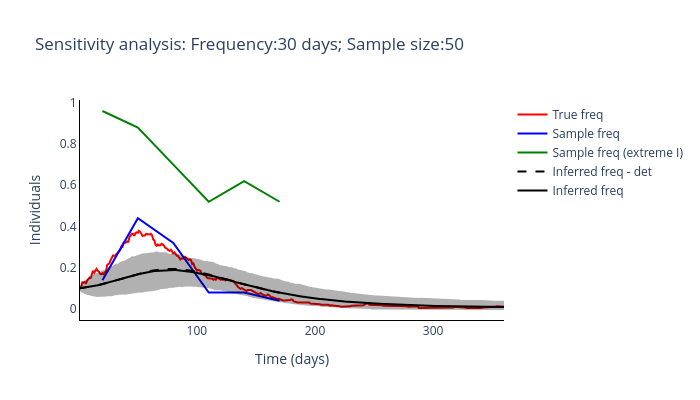

Notebook code cell kept with this figure:
### Code cell
routine_run(freq_samplying_range[5], sample_size_range[3])

### Figure 1 — Plotly figure (JSON) as saved in the notebook; plotly's stock layout.template omitted (floating-point values rounded to 4 significant figures; data arrays with more than 128 entries replaced by an {"elided": "..."} marker saying what was removed)
{"data": [{"line": {"color": "red"}, "mode": "lines", "name": "True freq", "type": "scatter", "x": {"elided": "360 int values"}, "y": {"elided": "360 float values"}}, {"line": {"color": "blue"}, "mode": "lines", "name": "Sample freq", "type": "scatter", "x": [20, 50, 80, 110, 140, 170], "y": [0.14, 0.44, 0.32, 0.08, 0.08, 0.04]}, {"line": {"color": "green"}, "mode": "lines", "name": "Sample freq (extreme I)", "type": "scatter", "x": [20, 50, 80, 110, 140, 170], "y": [0.96, 0.88, 0.7, 0.52, 0.62, 0.52]}, {"line": {"color": "black", "dash": "dash"}, "mode": "lines", "name": "Inferred freq - det", "type": "scatter", "x": {"elided": "360 int values"}, "y": {"elided": "170 float values"}}, {"line": {"color": "black"}, "mode": "lines", "name": "Inferred freq", "type": "scatter", "x": {"elided": "360 int values"}, "y": {"elided": "360 float values"}}, {"fill": "toself", "fillcolor": "black", "line": {"color": "black"}, "mode": "lines", "name": "Inferred freq", "opacity": 0.3, "showlegend": false, "type": "scatter", "x": {"elided": "720 int values"}, "y": {"elided": "720 float values"}}], "layout": {"height": 400, "plot_bgcolor": "white", "title": {"text": "Sensitivity analysis: Frequency:30 days; Sample size:50"}, "width": 700, "xaxis": {"linecolor": "black", "title": {"text": "Time (days)"}}, "yaxis": {"linecolor": "black", "title": {"text": "Individuals"}}}}
